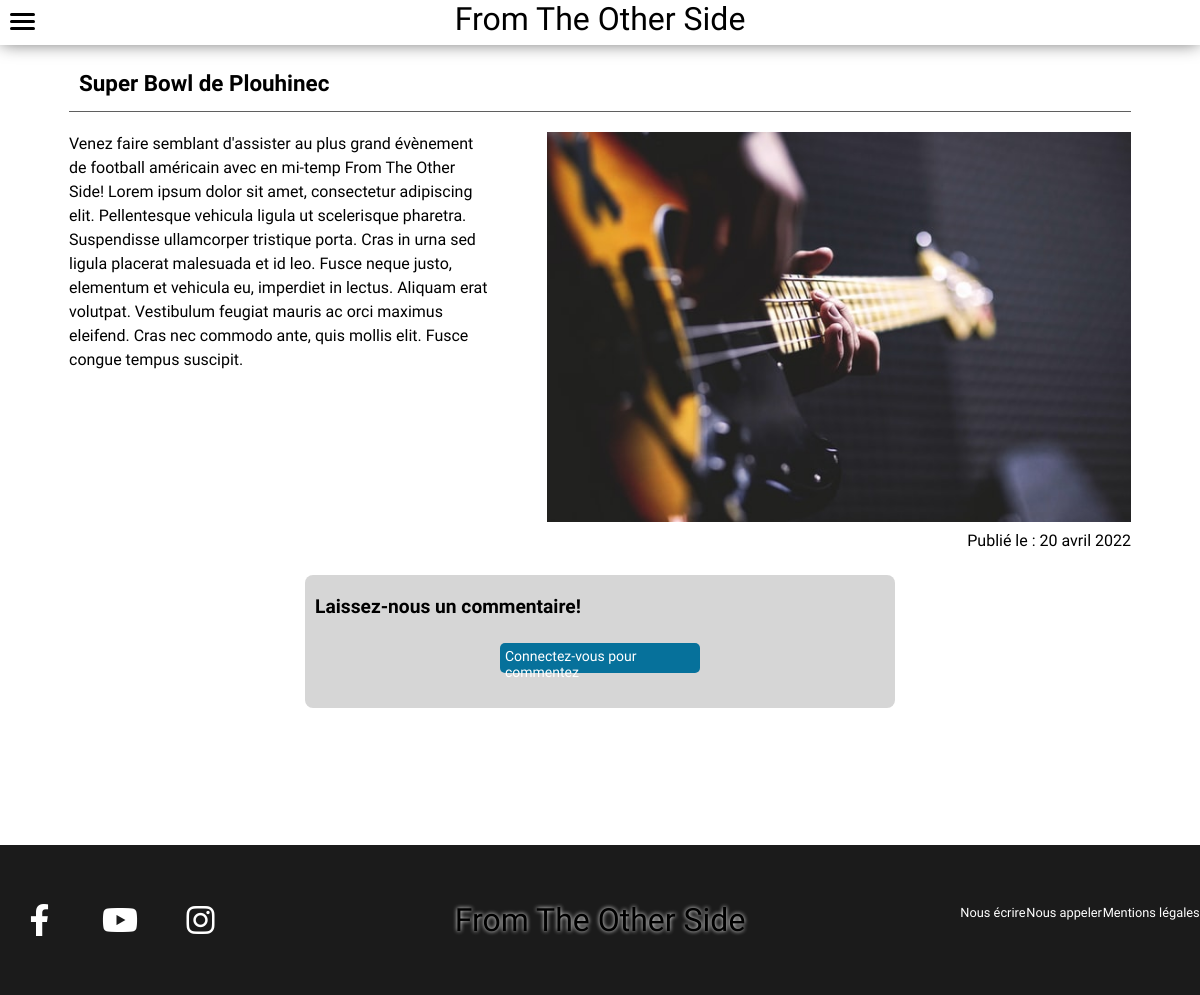
Before: /index.php?action=singleNews&id=6 with the older database file.
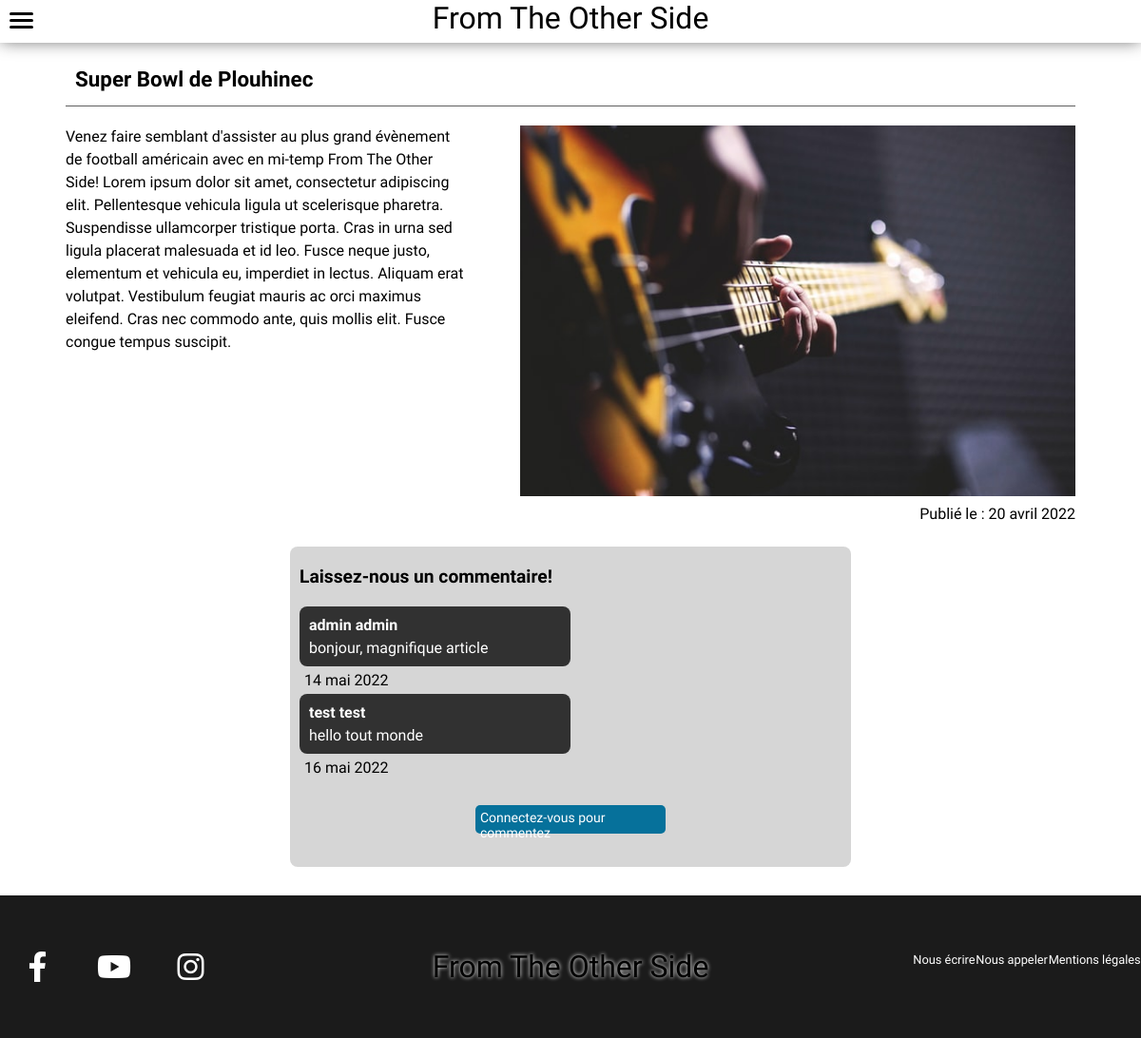
After: the same page with the newer database file.
### tables this page shows
CREATE TABLE IF NOT EXISTS `comments` (
  `id` int(10) unsigned NOT NULL AUTO_INCREMENT,
  `content` text NOT NULL,
  `createdAt` timestamp NOT NULL DEFAULT CURRENT_TIMESTAMP,
  `idUser` int(10) unsigned NOT NULL,
  `idArticle` int(10) unsigned NOT NULL,
  PRIMARY KEY (`id`),
  KEY `FK_comments_users` (`idUser`),
  KEY `FK_comments_articles` (`idArticle`),
  CONSTRAINT `FK_comments_articles` FOREIGN KEY (`idArticle`) REFERENCES `articles` (`id`),
  CONSTRAINT `FK_comments_users` FOREIGN KEY (`idUser`) REFERENCES `users` (`id`)
);

CREATE TABLE IF NOT EXISTS `users` (
  `id` int(10) unsigned NOT NULL AUTO_INCREMENT,
  `lastname` varchar(50) NOT NULL,
  `firstname` varchar(50) NOT NULL,
  `mail` varchar(100) NOT NULL,
  `role` int(1) NOT NULL DEFAULT '0',
  `password` varchar(255) NOT NULL,
  PRIMARY KEY (`id`)
);

### app/Controllers/Controller.php (called while the page is built, shortened)
<?php
class Controller
{
    public function viewFront($viewName, $data = null)
    {
        include('app/Views/front/'.$viewName.'.php');
    }
    public static function formatDate($date, $format = "d F Y"){
        $englishMonths = array('January', 'February', 'March', 'April', 'May', 'June', 'July', 'August', 'September', 'October', 'November', 'December');
        $frenchMonths = array('janvier', 'février', 'mars', 'avril', 'mai', 'juin', 'juillet', 'août', 'septembre', 'octobre', 'novembre', 'décembre');
        return str_replace($englishMonths, $frenchMonths, date($format, strtotime($date)));
    }
}

### app/Controllers/FrontController.php (called while the page is built, shortened)
<?php
class FrontController extends Controller
{
    public function singleNews($data)
    {
        $singleNews = \Projet\Models\Articles::find('id', $data['article_id']);
        $comments = \Projet\Models\Comments::getUserComments($data['article_id']);
        $newsData = [
            'singleNews' => $singleNews,
            'error' => $data['error'],
            'comments' => $comments
        ];
        return $this->viewFront('singleNews', $newsData);
    }
}

### app/Models/Manager.php (called while the page is built, shortened)
<?php
abstract class Manager
{
    private static $bdd = null;
    protected static function dbConnect()
    {
        if (isset(self::$bdd)) {
            return self::$bdd;
        } else {
            try {
                self::$bdd = new \PDO(
                    "mysql:dbname=" . $_ENV['DB_NAME'] . "; charset=utf8; host="  . $_ENV['DB_HOST'] . ":" . $_ENV['DB_PORT'],
                    $_ENV['DB_USERNAME'],
                    $_ENV['DB_PASSWORD']
                );
                return self::$bdd;
            } catch (Exception $e) {
                die('Erreur : ' . $e->getMessage());
            }
        }
    }
    public static function find($name, $value){
        $klass =  get_called_class();
        $child = explode("\\",$klass);
        $child = strtolower($child[array_key_last($child)]);
        $bdd = self::dbConnect();
        $sqlQuery = $bdd->prepare("SELECT * FROM `{$child}` WHERE `{$name}` = ?");
        $sqlQuery->execute(array($value));
        $result = $sqlQuery->fetch();
        return $result;
    }
}

### app/security/Connect.php (called while the page is built)
<?php
function isConnect()
{
    if (!isset($_SESSION['firstname']) || $_SESSION['firstname'] == ""){
        return false;
    }else{
        return true;
    };
}

### app/Models/Comments.php (called while the page is built, shortened)
<?php
class Comments extends Manager
{
    public static function getUserComments($articleId){
        $bdd = self::dbConnect();
        $sqlQuery = $bdd->prepare("SELECT comments.id, idUser, content, comments.createdAt, firstname, lastname FROM comments INNER JOIN users ON users.id = comments.idUser WHERE comments.idArticle = :idArticle");
        $sqlQuery->execute(array(':idArticle' => $articleId));
        $result = $sqlQuery->fetchAll();
        return $result;
    }
}

### app/Views/front/singleNews.php (the view, shortened to what this page needs)
<?php
include('app/Views/front/layouts/header.php');
?>
<main id="singleNews-page" class="container">
    <section id="singleNews-content">
        <h1 id="singleNews-title"><?= $data['singleNews']['title']?></h1>
        <div id="singleNews-text">
            <p><?= $data['singleNews']['content']?></p>
        </div>
        <?php
        if($data['singleNews']['picture1']){
        ?>
        <div class="news-picture">
            <img src="<?= $data['singleNews']['picture1']?>" alt="<?= $data['singleNews']['title']?>">
        </div>
        <?php
        }else{
        ?>
        <div class="news-picture">
            <img src="app/Public/front/images/default.jpg" alt="Photo d'une guitare">
        </div>
        <?php
        } ?>
        <div class="publish-date">
            <p>Publié le : <?= $this->formatDate($data['singleNews']['created_At'])?></p>
        </div>
    </section>
    <section id="singleNews-comment">
        <h2>Laissez-nous un commentaire!</h2>
        <?php  foreach($data['comments'] as $comment){?>
        <div class="comment-box">
            <div class="userComment">
                <p><?=$comment['firstname'] . " " . $comment['lastname'] ?></p>
                <p><?=$comment['content']?></p>
            </div>
            <div class="foot-comment">
                <p><?=$this->formatDate($comment['createdAt'])?></p>
            </div>
        </div>
        <?php }?>
        <?php
        if ($connect == true) { ?>
            <form action="index.php?action=postComment&id=<?=$data['singleNews']['id'];?>" method="POST">
                <p><label for="comment">Commentez cet article</label></p>
                <p><textarea name="comment" id="comment" cols="30" rows="10"></textarea></p>
                <button class="blue-button" type="submit">Envoyez votre commentaire</button>
            </form>
            <?php }
        else{ ?>
            <a class="blue-button" href="index.php?action=loginPage">Connectez-vous pour commentez</a>
            <?php } ?>
    </section>
</main>
<?php
include('app/Views/front/layouts/footer.php');
?>

Changed rows visible on the page:
added comments: idUser.firstname "admin", idUser.lastname "admin", content "bonjour, magnifique article", createdAt "14 mai 2022"
added comments: idUser.firstname "test", idUser.lastname "test", content "hello tout monde", createdAt "16 mai 2022"
